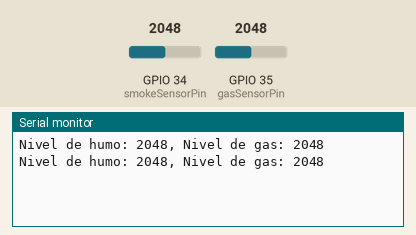
Recording of a sketch running on a simulated ESP32. Parts: the last lines printed to the serial monitor. The test bench sets the inputs (shaded band); at power-on: GPIO 34 (smokeSensorPin) = 2048, GPIO 35 (gasSensorPin) = 2048.

Above: at 2.2 s.
2.3 s: GPIO 34 (smokeSensorPin) set to 2866
At 3.6 s:
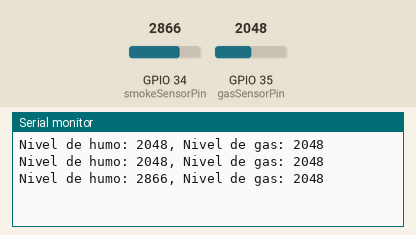
3.8 s: GPIO 35 (gasSensorPin) set to 2866
At 4.8 s:
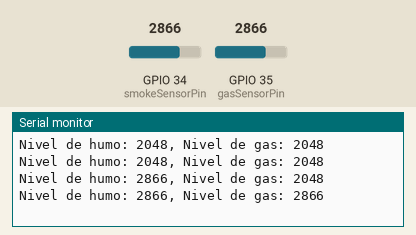
5.3 s: GPIO 34 (smokeSensorPin) set to 3603
At 6.6 s:
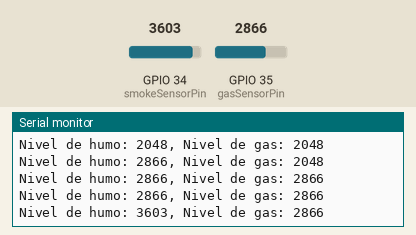
6.8 s: GPIO 35 (gasSensorPin) set to 3603
At 7.4 s:
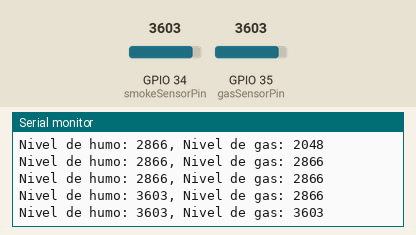
Timing chart, 0 to 9.3 s (numbered marks = the images above; inputs shaded):
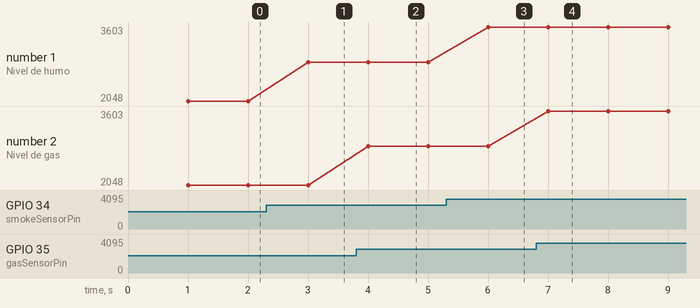

Measured:
- after the input at 2.3 s, the serial monitor: prints a new line after 0.70 s (image 1)
- after the input at 3.8 s, the serial monitor: prints a new line after 0.20 s (image 2)
- after the input at 5.3 s, the serial monitor: prints a new line after 0.70 s (image 3)
- after the input at 6.8 s, the serial monitor: prints a new line after 0.20 s (image 4)
- plotted number 1: 2048 → 2866 after the input at 2.3 s, 2866 → 3603 after the input at 5.3 s

The sketch:

SensorHumo.ino
```cpp
// Definir los pines analógicos para los sensores de gas y humo
const int smokeSensorPin = 34;  // Pin analógico para el sensor de humo (GPIO34)
const int gasSensorPin = 35;    // Pin analógico para el sensor de gas (GPIO35)

// Variables para almacenar los valores de los sensores
int smokeLevel = 0;
int gasLevel = 0;

void setup() {
  // Inicializamos la comunicación serial (solo para monitoreo, puedes eliminarla si no la necesitas)
  Serial.begin(115200);
  delay(1000);

  // Configuramos los pines de los sensores como entradas analógicas
  pinMode(smokeSensorPin, INPUT);
  pinMode(gasSensorPin, INPUT);
}

void loop() {
  // Leemos los valores de los sensores
  smokeLevel = analogRead(smokeSensorPin);  // Lectura del sensor de humo
  gasLevel = analogRead(gasSensorPin);      // Lectura del sensor de gas

  // Imprimimos los valores en el monitor serial (solo si lo necesitas)
  Serial.print("Nivel de humo: ");
  Serial.print(smokeLevel);  // Imprimir valor del sensor de humo
  Serial.print(", Nivel de gas: ");
  Serial.println(gasLevel);  // Imprimir valor del sensor de gas

  // Esperamos un segundo antes de realizar otra lectura
  delay(1000);
}
```
